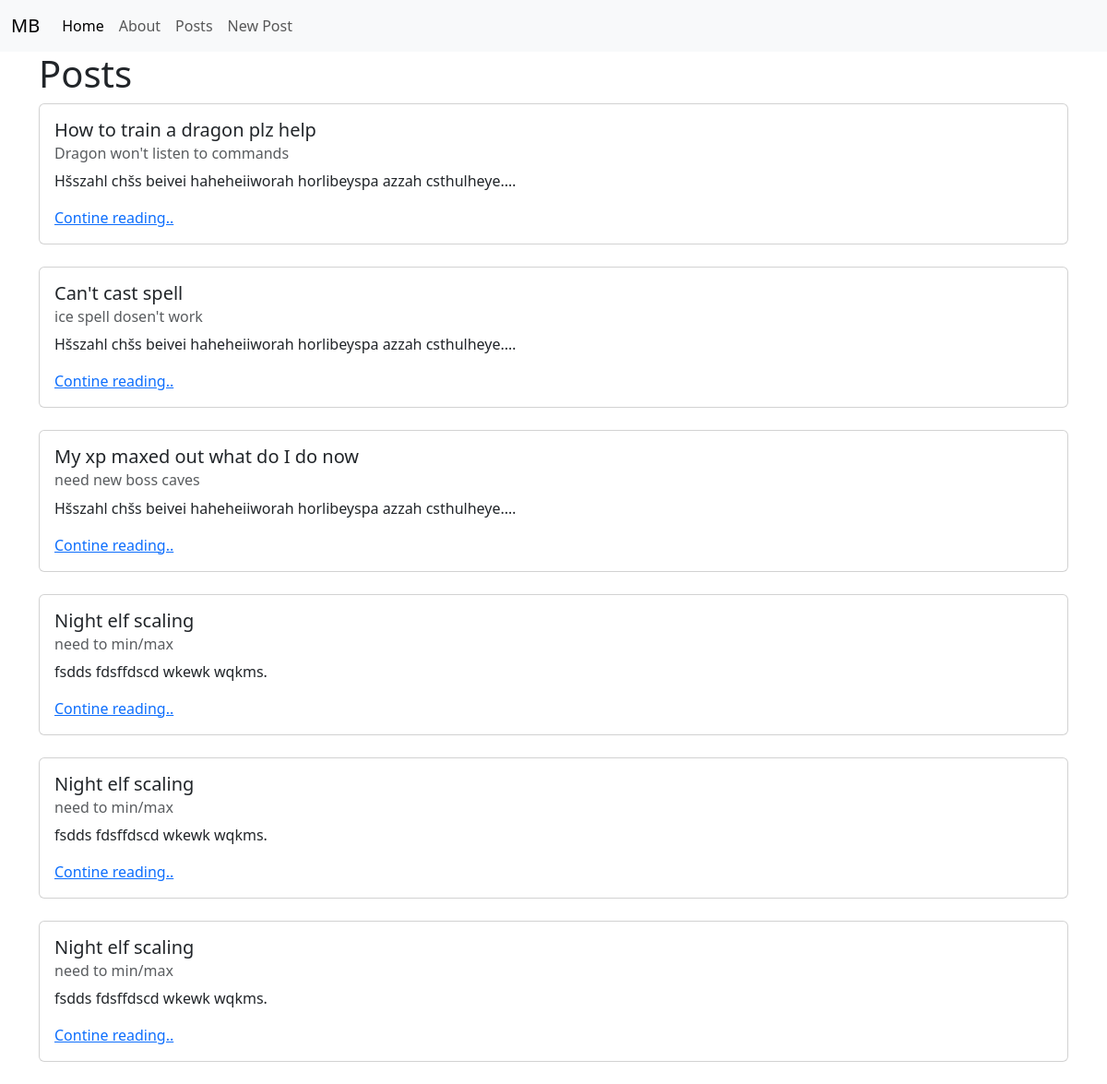
/posts/, run on the app's committed database.
### posts/models.py (models this page shows, shortened)
class Post(models.Model):
    title = models.CharField(max_length=128)
    subtitle = models.CharField(max_length=256)
    body = models.TextField()
    created_on = models.DateTimeField(auto_now_add=True)

### posts/views.py (the view)
# urls.py: path("", views.PostListView.as_view(), name="list"),
class PostListView(ListView):
    template_name = "posts/list.html"
    model = Post

### templates/posts/list.html (shortened to what this page needs)
{% extends 'base.html' %}
{% block content %}
<h1>Posts</h1>
{% for post in post_list %}
<div class="card">
    <div class="card-body">
      <h5 class="card-title">{{ post.title }}</h5>
      <h6 class="card-subtitle mb-2 text-body-secondary">{{ post.subtitle }}</h6>
      <p class="card-text">{{ post.body|truncatechars:64 }}</p>
      <a href="{% url 'detail' post.id %}" class="card-link">Contine reading..</a>
    </div>
  </div>
  <br />
    {% endfor %}
{% endblock content %}

### templates/base.html (shortened to what this page needs)
<!DOCTYPE html>
<html lang="en">
<head>
    <link href="https://cdn.jsdelivr.net/npm/bootstrap@5.3.2/dist/css/bootstrap.min.css" rel="stylesheet">
</head>
<body>
    <nav class="navbar navbar-expand-lg bg-body-tertiary">
        <div class="container-fluid">
          <a class="navbar-brand" href="{% url 'home' %}">MB</a>
          <div class="collapse navbar-collapse" id="navbarNavAltMarkup">
            <div class="navbar-nav">
              <a class="nav-link active" aria-current="page" href="{% url 'home' %}">Home</a>
              <a class="nav-link" href="{% url 'about' %}">About</a>
              <a class="nav-link" href="{% url 'list' %}">Posts</a>
              <a class="nav-link" href="{% url 'new' %}">New Post</a>
            </div>
          </div>
        </div>
      </nav>
    <div class="container">
        {% block content %}
        {% endblock content %}
    </div>
</body>
</html>

### data on the page
Post: title "How to train a dragon plz help", subtitle "Dragon won't listen to commands", body "Hšszahl chšs beivei haheheiiworah horlibeyspa azzah csthulheye.…"
Post: title "Can't cast spell", subtitle "ice spell dosen't work", body "Hšszahl chšs beivei haheheiiworah horlibeyspa azzah csthulheye.…"
Post: title "My xp maxed out what do I do now", subtitle "need new boss caves", body "Hšszahl chšs beivei haheheiiworah horlibeyspa azzah csthulheye.…"
Post: title "Night elf scaling", subtitle "need to min/max", body "fsdds fdsffdscd wkewk wqkms."
Post: title "Night elf scaling", subtitle "need to min/max", body "fsdds fdsffdscd wkewk wqkms."
Post: title "Night elf scaling", subtitle "need to min/max", body "fsdds fdsffdscd wkewk wqkms."
